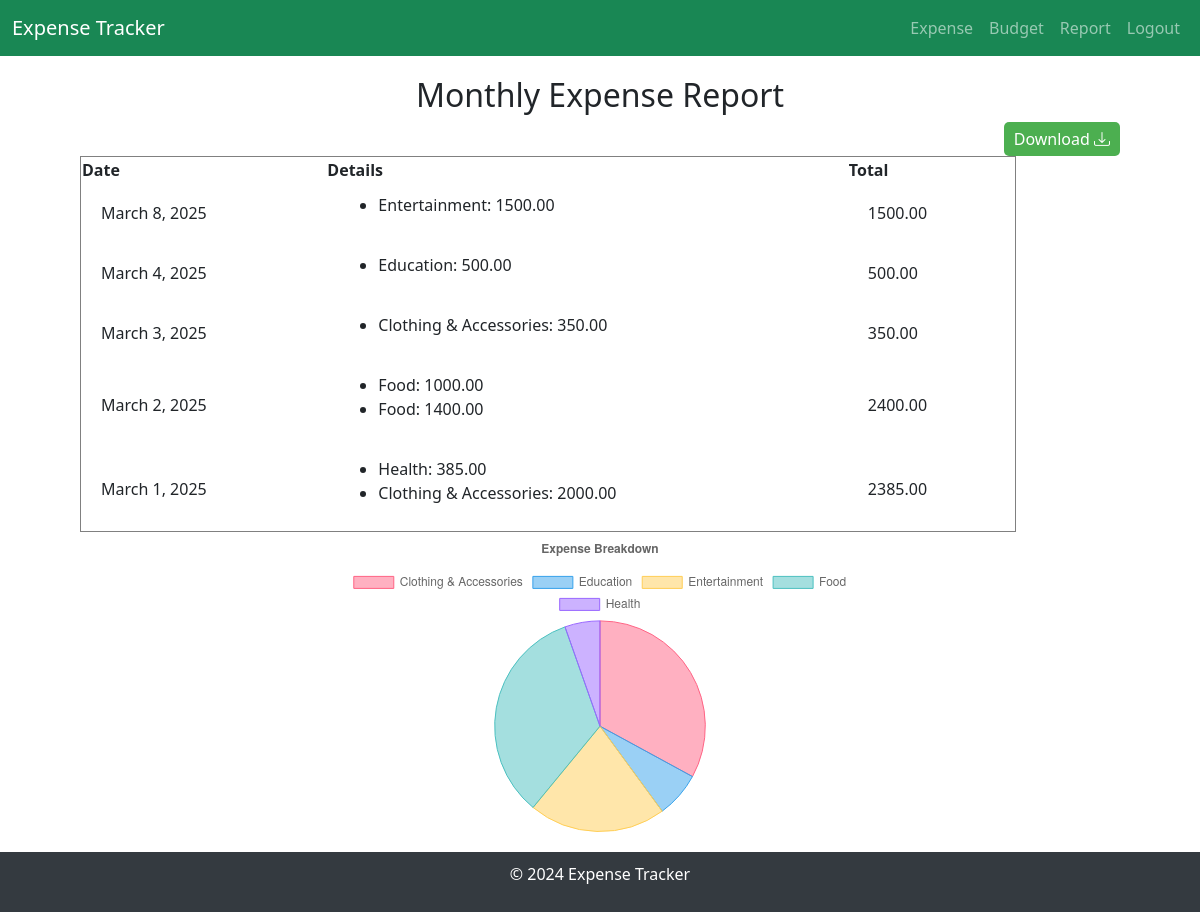
The page /expense/report_view/ (signed in) on the database its author committed.
### expense/models.py (models this page shows, shortened)
class Expense(models.Model):
    CATEGORY = (
        ('', 'Select Category'),
        ('Clothing & Accessories', 'Clothing & Accessories'),
        ('Education', 'Education'),
        ('Entertainment', 'Entertainment'),
        ('Food', 'Food'),
        ('Health', 'Health'),
        ('Miscellaneous', 'Miscellaneous'),
        ('Others', 'Others'),
        ('Personal Care', 'Personal Care'),
        ('Transport', 'Transport'),
        ('Utilities', 'Utilities')
    )
    user = models.ForeignKey(User, on_delete=models.CASCADE)
    name = models.CharField(max_length=200, null=True)
    category = models.CharField(max_length=200, choices=CATEGORY, default=1)
    amount = models.DecimalField(max_digits=10, decimal_places=2)
    description = models.TextField(null=True, blank=True)
    date = models.DateField()

### expense/views.py (the view)
# urls.py: path('report_view/', views.report_view, name='report_view'),
@login_required
def report_view(request):
    categories = Expense.CATEGORY  # Fetch categories from the model
    selected_category = request.GET.get('category', '')  # Get selected category from query params
    today = now().date()
    start_of_month = today.replace(day=1)  # First day of the current month
    expenses = Expense.objects.filter(user=request.user, date__gte=start_of_month)
    if selected_category:
        expenses = expenses.filter(category=selected_category)
    grouped_expenses = defaultdict(list)
    for expense in expenses:
        grouped_expenses[expense.date].append(expense)
    expenses_with_totals = [
        {
            "date": date,
            "expenses": grouped_expenses[date],
            "total": sum(exp.amount for exp in grouped_expenses[date]),
        }
        for date in sorted(grouped_expenses.keys(), reverse=True)
    ]
    category_expense_data = expenses.values('category').annotate(total=Sum('amount'))
    labels = [entry['category'] for entry in category_expense_data]
    data = [float(entry['total']) for entry in category_expense_data]  # Convert Decimal to float
    budgets = Budget.objects.filter(user=request.user)
    if selected_category:
        budgets = budgets.filter(category=selected_category)
    total_budget = float(budgets.aggregate(Sum('amount'))['amount__sum'] or 0)
    total_expenses = float(expenses.aggregate(Sum('amount'))['amount__sum'] or 0)
    remaining_budget = total_budget - total_expenses
    return render(request, 'expense/2report.html', {
        'categories': categories,
        'selected_category': selected_category,
        'total_budget': total_budget,
        'total_expenses': total_expenses,
        'remaining_budget': remaining_budget,
        'expenses_with_totals': expenses_with_totals,
        'expense_labels': json.dumps(labels),
        'expense_data': json.dumps(data),
    })

### expense/templates/expense/2report.html (shortened to what this page needs)
{% extends 'layout.html' %}
{% block content %}
<div class="list-container">
<h2 style="text-align: center;">Monthly Expense Report</h2>
<div class="text-end">
    <a href="{% url 'export_report_chart_pdf' %}" class="btn btn-primary">Download
        <i class="bi bi-download"></i>
    </a>
</div>
<table border="1">
    <tr>
        <th>Date</th>
        <th>Details</th>
        <th>Total</th>
    </tr>
    {% for expense in expenses_with_totals %}
    <tr>
        <td>{{ expense.date }}</td>
        <td>
            <ul>
                {% for item in expense.expenses %}
                <li>{{ item.category }}: {{ item.amount }}</li>
                {% endfor %}
            </ul>
        </td>
        <td>{{ expense.total }}</td>
    </tr>
    {% endfor %}
</table>
<div style="width: 50%; margin: auto;">
    <canvas id="expenseChart"></canvas>
</div>
<script>
    document.addEventListener("DOMContentLoaded", function () {
        const ctx = document.getElementById('expenseChart').getContext('2d');
        const expenseLabels = JSON.parse('{{ expense_labels|escapejs }}');
        const expenseData = JSON.parse('{{ expense_data|escapejs }}');
        new Chart(ctx, {
            type: 'pie',
            data: {
                labels: expenseLabels,
                datasets: [{
                    label: 'Expenses',
                    data: expenseData,
                    backgroundColor: [
                        'rgba(255, 99, 132, 0.5)',
                        'rgba(54, 162, 235, 0.5)',
                        'rgba(255, 206, 86, 0.5)',
                        'rgba(75, 192, 192, 0.5)',
                        'rgba(153, 102, 255, 0.5)',
                        'rgba(255, 159, 64, 0.5)'
                    ],
                    borderColor: [
                        'rgba(255, 99, 132, 1)',
                        'rgba(54, 162, 235, 1)',
                        'rgba(255, 206, 86, 1)',
                        'rgba(75, 192, 192, 1)',
                        'rgba(153, 102, 255, 1)',
                        'rgba(255, 159, 64, 1)'
                    ],
                    borderWidth: 1
                }]
            },
            options: {
                responsive: true,
                maintainAspectRatio: false,
                plugins: {
                    legend: { position: 'top' },
                    title: { display: true, text: 'Expense Breakdown' }
                }
            }
        });
    });
</script>
</div>
{% endblock %}

### expense/templates/layout.html (style rules this page uses)
table { width: 90%; border-spacing: 0 10px; }
table td { padding: 10px 20px; border: none; }
.btn-primary { background-color: #4CAF50; color: white; border: none; padding: 5px 10px; border-radius: 5px; cursor: pointer; text-decoration: none; }
.list-container { padding: 20px 80px; }

### rows shown on the page
Expense: date "March 8, 2025", category "Entertainment", amount "1500.00"
Expense: date "March 4, 2025", category "Education", amount "500.00"
Expense: date "March 3, 2025", category "Clothing & Accessories", amount "350.00"
Expense: date "March 2, 2025", category "Food", amount "1000.00"
Expense: category "Food", amount "1400.00"
Expense: date "March 1, 2025", category "Health", amount "385.00"
Expense: category "Clothing & Accessories", amount "2000.00"

### other values the page prints
{{ expense.total }} "1500.00" "500.00" "350.00" "2400.00" "2385.00"
chart data {{ expense_data|escapejs }} [2350.0, 500.0, 1500.0, 2400.0, 385.0]
